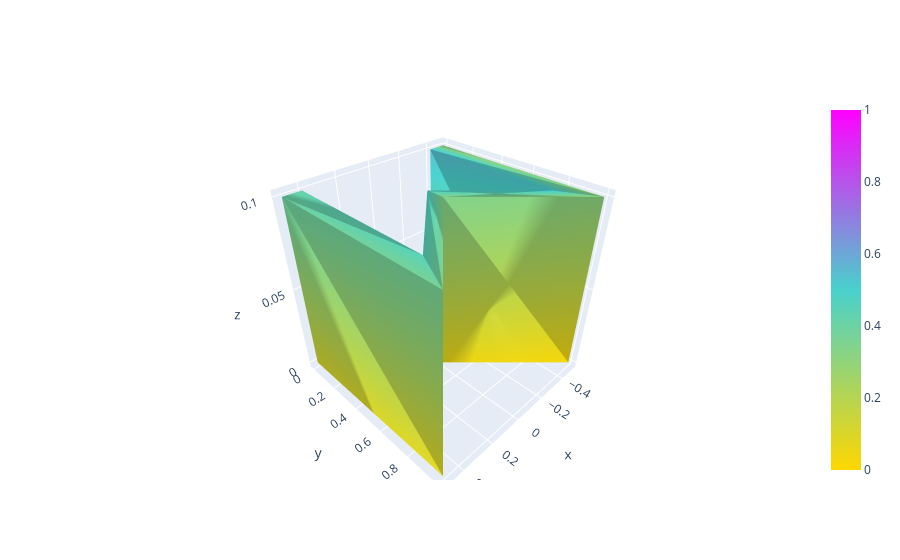

Notebook code cell kept with this figure:
### Code cell
fig = go.Figure(
    layout=go.Layout(
        xaxis=dict(range=[-1, 1], autorange=False),
        yaxis=dict(range=[-1, 1], autorange=False)
    ),
    data=[
        go.Mesh3d(
            # 10 vertices of a M
            x=path3D[:, 0],
            y=path3D[:, 1],
            z=path3D[:, 2],
            # colorbar_title='z',
            colorscale=[[0, 'gold'],
                        [0.5, 'mediumturquoise'],
                        [1, 'magenta']],
            # Intensity of each vertex, which will be interpolated and color-coded
            intensity = np.linspace(0, 1, triangles.shape[0],  endpoint=True),
            intensitymode='vertex',
            i=triangles[:, 0],
            j=triangles[:, 1],
            k=triangles[:, 2],
            name='y',
            showscale=True
        ),
    ]
)


fig.show()

### Figure 1 — Plotly figure (JSON) as saved in the notebook; plotly's stock layout.template omitted (floating-point values rounded to 4 significant figures)
{"data": [{"colorscale": [[0, "gold"], [0.5, "mediumturquoise"], [1, "magenta"]], "i": [0, 1, 2, 3, 10, 11, 12, 13, 0, 1, 2, 3, 4, 5, 6, 7, 8, 9, 8, 7, 6, 5, 18, 17, 16, 15, 19, 10, 11, 12, 13, 14, 15, 16, 17, 18], "intensity": [0.0, 0.02857, 0.05714, 0.08571, 0.1143, 0.1429, 0.1714, 0.2, 0.2286, 0.2571, 0.2857, 0.3143, 0.3429, 0.3714, 0.4, 0.4286, 0.4571, 0.4857, 0.5143, 0.5429, 0.5714, 0.6, 0.6286, 0.6571, 0.6857, 0.7143, 0.7429, 0.7714, 0.8, 0.8286, 0.8571, 0.8857, 0.9143, 0.9429, 0.9714, 1.0], "intensitymode": "vertex", "j": [1, 2, 3, 4, 11, 12, 13, 14, 10, 11, 12, 13, 14, 15, 16, 17, 18, 19, 1, 2, 3, 4, 11, 12, 13, 14, 10, 11, 12, 13, 14, 15, 16, 17, 18, 19], "k": [9, 8, 7, 6, 19, 18, 17, 16, 9, 0, 1, 2, 3, 4, 5, 6, 7, 8, 9, 8, 7, 6, 19, 18, 17, 16, 9, 0, 1, 2, 3, 4, 5, 6, 7, 8], "name": "y", "showscale": true, "type": "mesh3d", "x": [-0.5, -0.5, 0.0, 0.5, 0.5, 0.4, 0.4, 0.0, -0.4, -0.4, -0.5, -0.5, 0.0, 0.5, 0.5, 0.4, 0.4, 0.0, -0.4, -0.4], "y": [0.0, 1.0, 0.5, 1.0, 0.0, 0.0, 0.8, 0.4, 0.8, 0.0, 0.0, 1.0, 0.5, 1.0, 0.0, 0.0, 0.8, 0.4, 0.8, 0.0], "z": [0.0, 0.0, 0.0, 0.0, 0.0, 0.0, 0.0, 0.0, 0.0, 0.0, 0.1, 0.1, 0.1, 0.1, 0.1, 0.1, 0.1, 0.1, 0.1, 0.1]}], "layout": {"xaxis": {"autorange": false, "range": [-1, 1]}, "yaxis": {"autorange": false, "range": [-1, 1]}}}
